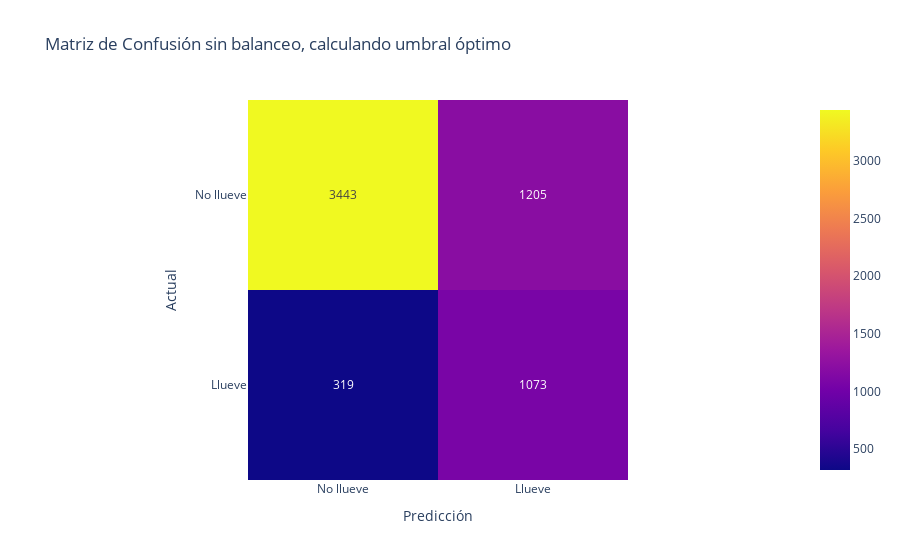

This figure's notebook cell:
### Code cell
mostrar_resultados(y_test,y_pred_optimal, 'Matriz de Confusión sin balanceo, calculando umbral óptimo')

### Figure 1 — Plotly figure (JSON) as saved in the notebook; plotly's stock layout.template omitted (floating-point values rounded to 4 significant figures)
{"data": [{"coloraxis": "coloraxis", "hovertemplate": "Predicción: %{x}<br>Actual: %{y}<br>color: %{z}<extra></extra>", "name": "0", "texttemplate": "%{z}", "type": "heatmap", "x": ["No llueve", "Llueve"], "xaxis": "x", "y": ["No llueve", "Llueve"], "yaxis": "y", "z": [[3443, 1205], [319, 1073]]}], "layout": {"coloraxis": {"colorscale": [[0, "#0d0887"], [0.1111, "#46039f"], [0.2222, "#7201a8"], [0.3333, "#9c179e"], [0.4444, "#bd3786"], [0.5556, "#d8576b"], [0.6667, "#ed7953"], [0.7778, "#fb9f3a"], [0.8889, "#fdca26"], [1, "#f0f921"]]}, "title": {"text": "Matriz de Confusión sin balanceo, calculando umbral óptimo"}, "xaxis": {"anchor": "y", "constrain": "domain", "domain": [0, 1], "scaleanchor": "y", "title": {"text": "Predicción"}}, "yaxis": {"anchor": "x", "autorange": "reversed", "constrain": "domain", "domain": [0, 1], "title": {"text": "Actual"}}}}
